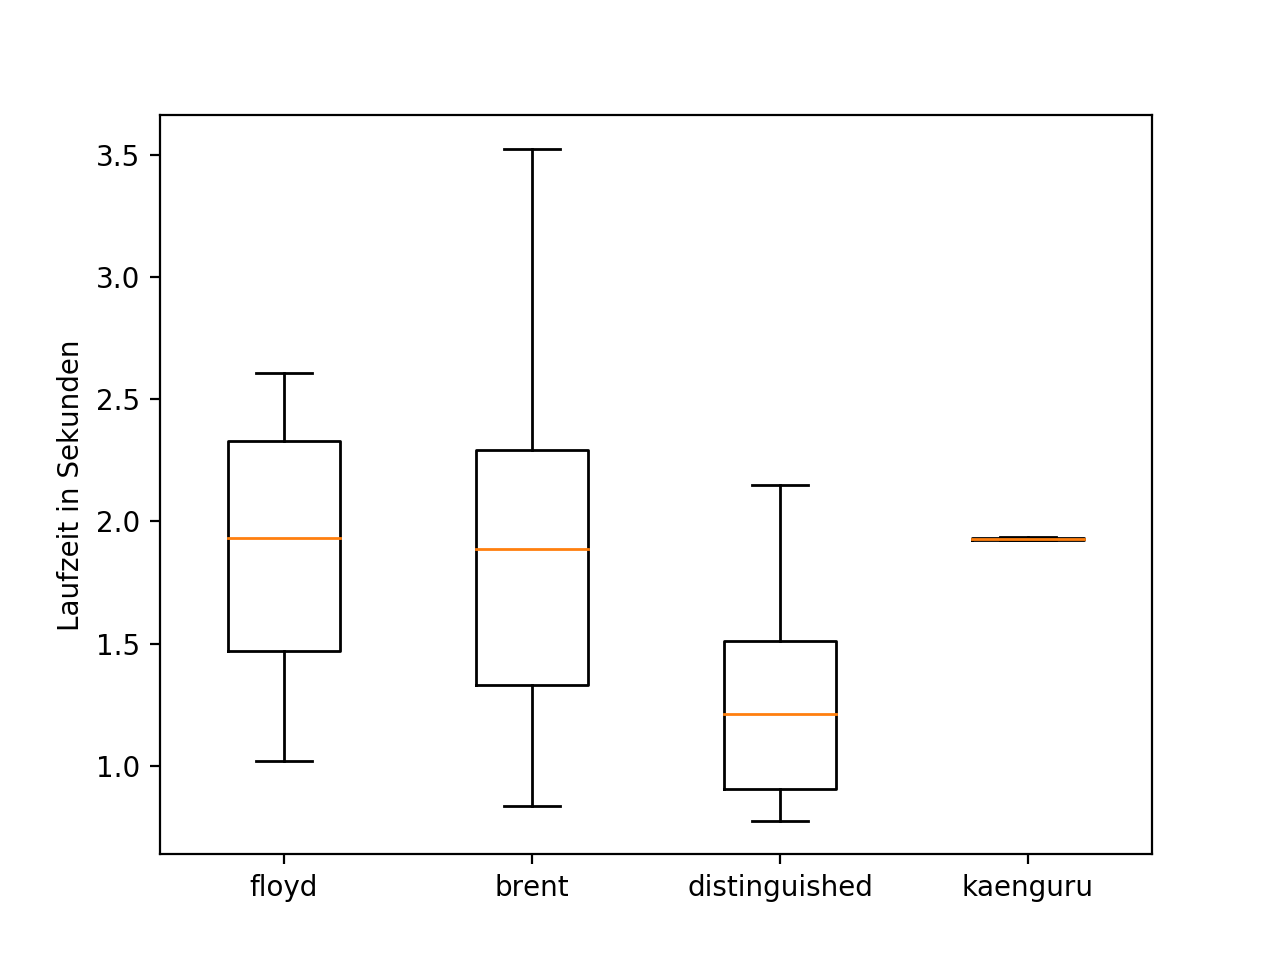

Reproduce this figure in Python.
import sys

import matplotlib.pyplot as plt

if __name__ == '__main__':
    labels = []
    data = []

    with open(sys.argv[1], "r") as file:
        i = 0
        for line in file:
            if i % 2 == 0:
                labels += [line.strip()]
            else:
                data += [[float(x) for x in line.split()]]
            i += 1

    print('min & max & avg')
    for i in range(len(labels)):
        print(labels[i])

        min_time = min(data[i])
        max_time = max(data[i])
        avg_time = sum(data[i]) / len(data[i])

        print('{:1.3f} & {:1.3f} & {:1.3f}'.format(
            min_time, max_time, avg_time))

    plt.boxplot(data, labels=labels)
    plt.ylabel('Laufzeit in Sekunden')
    plt.show()
